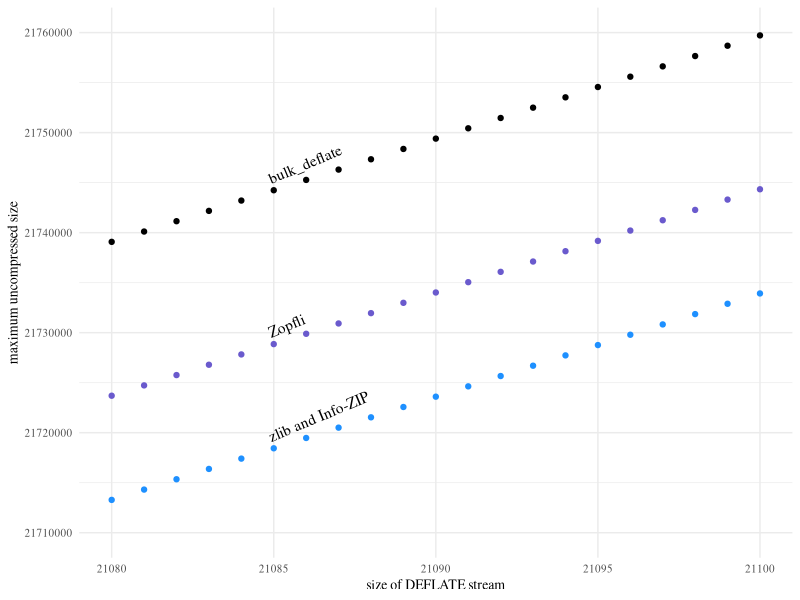
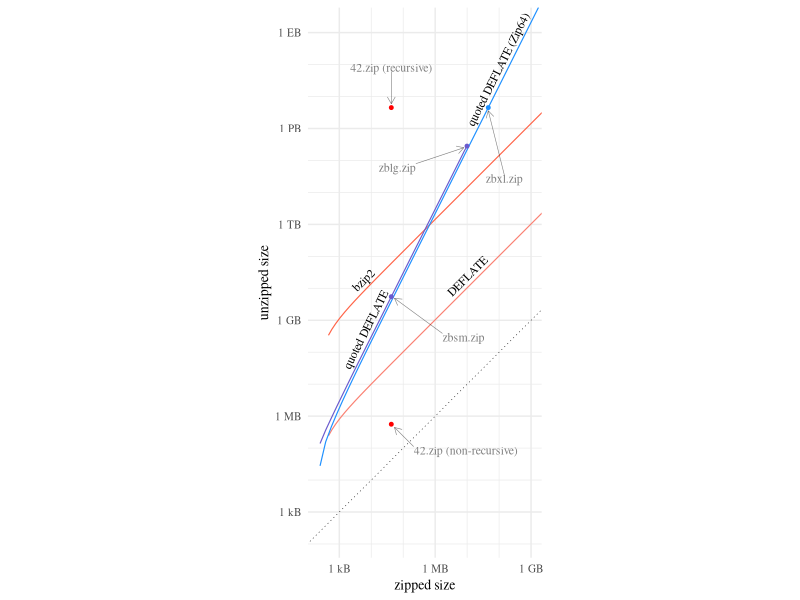

Source code (R) for these figures, in order:
library(data.table)
library(ggplot2)
library(grid)

column.width <- (7.0 - 0.33) / 2


## max_uncompressed_size.pdf

data <- fread("compressed_size.csv")
data.max <- data[, .(max_uncompressed_size=max(uncompressed_size)), .(engine, compressed_size)]

# Don't show bzip2 on this graph.
data.max <- data.max[engine != "bzip2"]
# Info-ZIP and zlib are exactly coincident over their shared domain. Assert
# that it is so, because the labels down below make that assumption.
(function() {
	shared_domain <- intersect(data.max[engine == "infozip"]$compressed_size, data.max[engine == "infozip"]$compressed_size)
	infozip <- data.max[engine == "infozip" & compressed_size %in% shared_domain]$max_uncompressed_size
	zlib <- data.max[engine == "zlib" & compressed_size %in% shared_domain]$max_uncompressed_size
	if (!all(infozip == zlib)) {
		stop("infozip and zlib not equal")
	}
})()
data.max <- data.max[engine != "infozip"]

xmin <- 21080
xmax <- 21100
ymin <- 21710000
ymax <- 21760000

p <- ggplot(data.max, aes(compressed_size, max_uncompressed_size, color=engine))
p <- p + geom_point()
p <- p + scale_x_continuous(limits=c(xmin, xmax), minor_breaks=NULL)
p <- p + scale_y_continuous(limits=c(ymin, ymax))
p <- p + scale_color_manual(values=c(bulk_deflate="black", zopfli="slateblue", zlib="dodgerblue"))
p <- p + labs(x="size of DEFLATE stream", y="maximum uncompressed size")
p <- p + theme_minimal()
p <- p + theme(text=element_text(size=10, family="Times"), legend.position="none")

# We need to figure out the aspect ratio of just the panel, in order to compute
# the rotation angle for the labels.
# https://stackoverflow.com/questions/16422847/save-plot-with-a-given-aspect-ratio
output.width <- column.width
output.height <- 3
# Workaround to prevent ggplot_build from creating an empty Rplots.pdf file.
# https://github.com/tidyverse/ggplot2/issues/809
# https://github.com/tidyverse/ggplot2/issues/1042
cairo_pdf(filename="/dev/null")
g <- ggplot_gtable(ggplot_build(p))
panel.width <- output.width - convertWidth(sum(g$widths), "in", valueOnly=TRUE)
panel.height <- output.height - convertWidth(sum(g$heights), "in", valueOnly=TRUE)

# The slope of the lines in data space is 1032/1.
angle <- atan2(1032*panel.height/(ymax-ymin), 1*panel.width/(xmax-xmin)) * (180/pi)
p <- p + annotate("text", x=21085, y=data.max[engine == "bulk_deflate" & compressed_size==21085]$max_uncompressed_size, label="bulk_deflate", angle=angle, hjust=0, vjust=-0.6, family="Times")
p <- p + annotate("text", x=21085, y=data.max[engine == "zopfli" & compressed_size==21085]$max_uncompressed_size, label="Zopfli", angle=angle, hjust=0, vjust=-0.6, family="Times")
p <- p + annotate("text", x=21085, y=data.max[engine == "zlib" & compressed_size==21085]$max_uncompressed_size, label="zlib and Info-ZIP", angle=angle, hjust=0, vjust=-0.6, family="Times")

ggsave("max_uncompressed_size.pdf", p, width=output.width, height=output.height, device=cairo_pdf)


## zipped_size.pdf

data <- read.csv("zipped_size.csv")
data <- data.table(data)

byte_breaks <- 1000^(0:6)
byte_breaks_minor <- c(byte_breaks*10, byte_breaks*100)
byte_labels <- c("1 B", "1 kB", "1 MB", "1 GB", "1 TB", "1 PB", "1 EB")

xmin <- min(data$zipped_size, data$unzipped_size)
xmax <- 1000^3
ymin <- min(data$zipped_size, data$unzipped_size)
ymax <- 1000^6

data <- data[(class %in% c(
	"quoted_deflate",
	"quoted_deflate_zip64",
	"none_deflate_zip64",
	"none_bzip2_zip64",
	"42_nonrec",
	"42_rec"
))]

palette <- c(
	full_bzip2="pink",
	full_bzip2_zip64="pink",
	full_deflate="pink",
	full_deflate_zip64="pink",
	none_bzip2="pink",
	none_bzip2_zip64="tomato",
	none_deflate="pink",
	none_deflate_zip64="salmon",
	quoted_deflate="slateblue",
	quoted_deflate_zip64="dodgerblue",
	"42_nonrec"="red",
	"42_rec"="red"
)

p <- ggplot(data)
# p <- p + geom_hline(yintercept=281470681677825, size=0.5, linetype=2, color="gray")
p <- p + geom_abline(slope=1, intercept=0, size=0.2, linetype=3)
# p <- p + geom_point(data=data[class %in% c("42_nonrec", "42_rec")], aes(zipped_size, unzipped_size, color=class))
p <- p + geom_line(size=0.4, aes(zipped_size, unzipped_size, color=class))
p <- p + scale_color_manual(values=palette)
p <- p + scale_x_log10(breaks=byte_breaks, labels=byte_labels, minor_breaks=byte_breaks_minor)
p <- p + scale_y_log10(breaks=byte_breaks, labels=byte_labels, minor_breaks=byte_breaks_minor)
p <- p + coord_fixed(xlim=c(xmin, xmax), ylim=c(ymin, ymax))
p <- p + labs(x="zipped size", y="unzipped size")
p <- p + theme_minimal()
p <- p + theme(text=element_text(size=10, family="Times"), legend.position="none")

angle_label_at_sub <- function(at, x, y, angle, label, vjust) {
	i <- findInterval(at, x) + 1
	annotate("text", x=x[[i]], y=y[[i]], angle=angle, label=label, hjust=0, vjust=vjust, size=3, family="Times")
}

angle_label_at <- function(at, df, angle, label, vjust) {
	df <- df[order(df$zipped_size)]
	angle_label_at_sub(at, df$zipped_size, df$unzipped_size, angle, label, vjust)
}

p <- p + angle_label_at(10^6.5, data[class=="none_deflate_zip64"], label="DEFLATE", angle=45, -0.5)
p <- p + angle_label_at(4000, data[class=="none_bzip2_zip64"], label="bzip2", angle=45, -0.5)
p <- p + angle_label_at(2000, data[class=="quoted_deflate"], label="quoted DEFLATE", angle=atan2(2, 1)*180/pi, -0.5)
p <- p + angle_label_at(20000000, data[class=="quoted_deflate_zip64"], label="quoted DEFLATE (Zip64)", angle=atan2(2, 1)*180/pi, -0.5)

points <- data.frame(
	x=c(42374*10^1.5, 9893525*10^-1.5, 45876952*10^0.5, 42374*10^0.6, 42374),
	y=c(5461307620*10^-1.1, 281395456244934*10^-0.5, 4507981427706459/100, 558432*10^-0.6, 4507981343026016*10),
	xend=c(42374, 9893525, 45876952, 42374, 42374),
	yend=c(5461307620, 281395456244934, 4507981427706459, 558432, 4507981343026016),
	nudge_h=c(0.1, -0.1, 0.0, 0.1, 0.0),
	nudge_v=c(-0.05, -0.05, -0.1, -0.1, 0.12),
	label=c("zbsm.zip", "zblg.zip", "zbxl.zip", "42.zip (non-recursive)", "42.zip (recursive)"),
	class=c("quoted_deflate", "quoted_deflate", "quoted_deflate_zip64", "42_nonrec", "42_rec")
)
p <- p + geom_segment(data=points, aes(x=x, y=y, xend=xend, yend=yend), size=0.2, alpha=0.5, position=position_nudge(points$nudge_h, points$nudge_v), arrow=arrow(length=unit(0.2, "cm")))
p <- p + geom_point(data=points, aes(x=xend, y=yend, color=class), size=1)
p <- p + geom_text(data=points, aes(x=x, y=y, label=label), alpha=0.5, position=position_nudge(points$nudge_h, points$nudge_v), size=3, hjust=0.5*(1.0-sign(points$nudge_h)), vjust=0.5*(1.0-sign(points$nudge_v)), family="Times")

ggsave("zipped_size.pdf", p, width=column.width, height=6.5, device=cairo_pdf)
